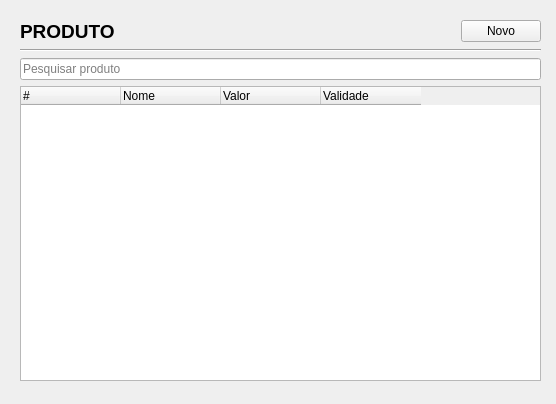
<?xml version="1.0" encoding="UTF-8"?>
<ui version="4.0">
 <class>Form</class>
 <widget class="QWidget" name="Form">
  <property name="geometry">
   <rect>
    <x>0</x>
    <y>0</y>
    <width>556</width>
    <height>404</height>
   </rect>
  </property>
  <property name="windowTitle">
   <string>form</string>
  </property>
  <widget class="QWidget" name="layoutWidget">
   <property name="geometry">
    <rect>
     <x>20</x>
     <y>20</y>
     <width>521</width>
     <height>361</height>
    </rect>
   </property>
   <layout class="QVBoxLayout" name="verticalLayout_2">
    <item>
     <layout class="QHBoxLayout" name="horizontalLayout">
      <item>
       <widget class="QLabel" name="label">
        <property name="font">
         <font>
          <pointsize>14</pointsize>
          <weight>75</weight>
          <bold>true</bold>
         </font>
        </property>
        <property name="text">
         <string>PRODUTO</string>
        </property>
       </widget>
      </item>
      <item>
       <spacer name="horizontalSpacer">
        <property name="orientation">
         <enum>Qt::Horizontal</enum>
        </property>
        <property name="sizeHint" stdset="0">
         <size>
          <width>40</width>
          <height>20</height>
         </size>
        </property>
       </spacer>
      </item>
      <item>
       <widget class="QPushButton" name="novo_btn">
        <property name="text">
         <string>Novo</string>
        </property>
       </widget>
      </item>
     </layout>
    </item>
    <item>
     <layout class="QVBoxLayout" name="verticalLayout">
      <item>
       <widget class="Line" name="line">
        <property name="orientation">
         <enum>Qt::Horizontal</enum>
        </property>
       </widget>
      </item>
      <item>
       <widget class="QLineEdit" name="lineEdit">
        <property name="placeholderText">
         <string>Pesquisar produto</string>
        </property>
       </widget>
      </item>
      <item>
       <widget class="QTableWidget" name="tabela">
        <column>
         <property name="text">
          <string>#</string>
         </property>
         <property name="textAlignment">
          <set>AlignLeading|AlignVCenter</set>
         </property>
        </column>
        <column>
         <property name="text">
          <string>Nome</string>
         </property>
         <property name="textAlignment">
          <set>AlignLeading|AlignVCenter</set>
         </property>
        </column>
        <column>
         <property name="text">
          <string>Valor</string>
         </property>
         <property name="textAlignment">
          <set>AlignLeading|AlignVCenter</set>
         </property>
        </column>
        <column>
         <property name="text">
          <string>Validade</string>
         </property>
         <property name="textAlignment">
          <set>AlignLeading|AlignVCenter</set>
         </property>
        </column>
       </widget>
      </item>
     </layout>
    </item>
   </layout>
  </widget>
 </widget>
 <resources/>
 <connections/>
</ui>
